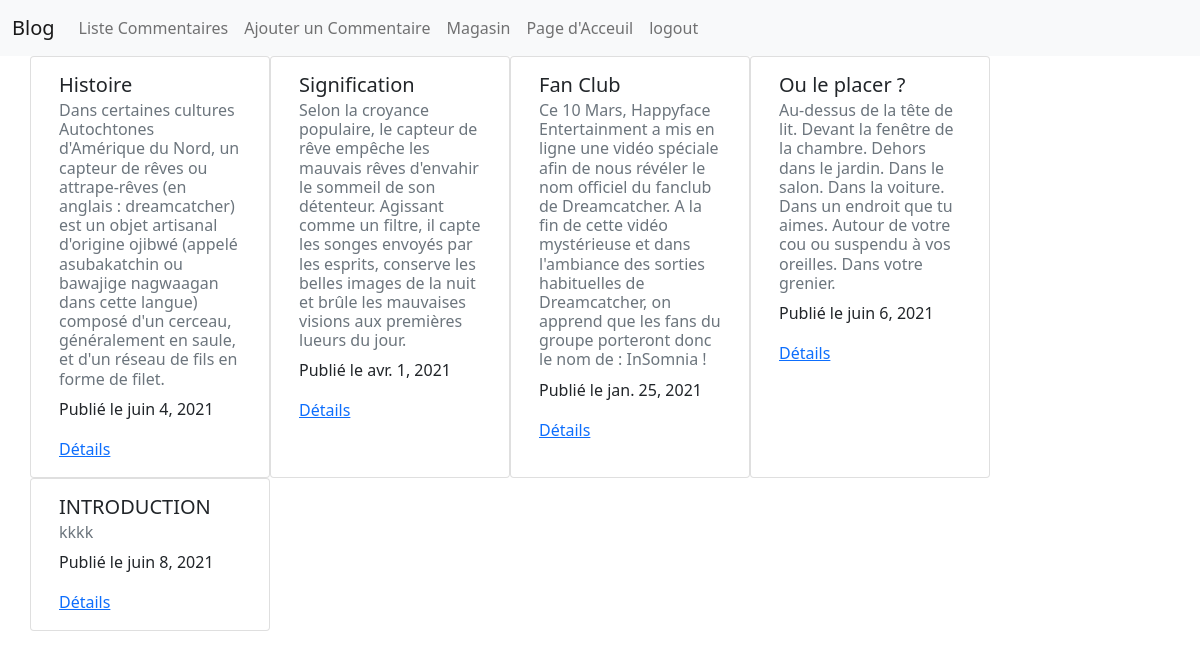
Page /blog/ (signed in) on the committed database.
### blog/models.py (models this page shows)
class post(models.Model):
    title=models.CharField(max_length=200)
    body=models.TextField()
    date=models.DateField(null=True,default=date.today)

### blog/views.py (the view)
# urls.py: path("",views.Post,name='blog'),
def Post(request):
    if request.session.has_key('blogid'):
        posts=post.objects.all()
        return render(request, 'blog/post.html' ,{'posts':posts})
    else:
        return redirect('login')

### blog/templates/blog/post.html
{% extends 'blog/base.html' %}
{% block content %}
<form method='POST' class="post-form">
<div class="row">
{% for post in posts %}
    <div class="card" style="width: 15rem;">
        <div class="card-body">
          <h5 class="card-title">{{ post.title }}</h5>
          <h6 class="card-subtitle mb-2 text-muted">{{ post.body }}</h6>
          <p class="card-text">Publié le {{ post.date }} </p>
          <a href="" class="card-link">Détails</a>
        </div>
    </div>
{% endfor %}
</div>
</form>
{% endblock %}

### rows in the picture
post: title "Histoire", body "Dans certaines cultures Autochtones d'Amérique du Nord, un capteur de rêves ou attrape-rêves (en anglais : dreamcatcher) est un objet artisanal d'origine ojibwé (appelé asubakatchin ou bawajige nagwaagan dans cette langue) composé d'un cerceau, généralement en saule, et d'un réseau de fils en forme de filet.", date "juin 4, 2021"
post: title "Signification", body "Selon la croyance populaire, le capteur de rêve empêche les mauvais rêves d'envahir le sommeil de son détenteur. Agissant comme un filtre, il capte les songes envoyés par les esprits, conserve les belles images de la nuit et brûle les mauvaises visions aux premières lueurs du jour.", date "avr. 1, 2021"
post: title "Fan Club", body "Ce 10 Mars, Happyface Entertainment a mis en ligne une vidéo spéciale afin de nous révéler le nom officiel du fanclub de Dreamcatcher. A la fin de cette vidéo mystérieuse et dans l'ambiance des sorties habituelles de Dreamcatcher, on apprend que les fans du groupe porteront donc le nom de : InSomnia !", date "jan. 25, 2021"
post: title "Ou le placer ?", body "Au-dessus de la tête de lit. Devant la fenêtre de la chambre. Dehors dans le jardin. Dans le salon. Dans la voiture. Dans un endroit que tu aimes. Autour de votre cou ou suspendu à vos oreilles. Dans votre grenier.", date "juin 6, 2021"
post: title "INTRODUCTION", body "kkkk", date "juin 8, 2021"
